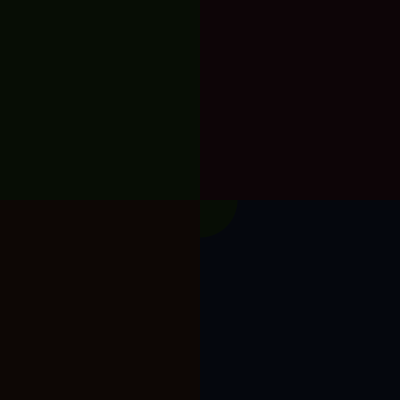
Frame 1 (no input)
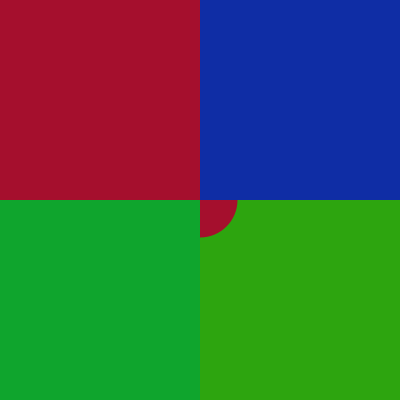
Frame 60 (the mouse pressed at the canvas centre just before this capture)
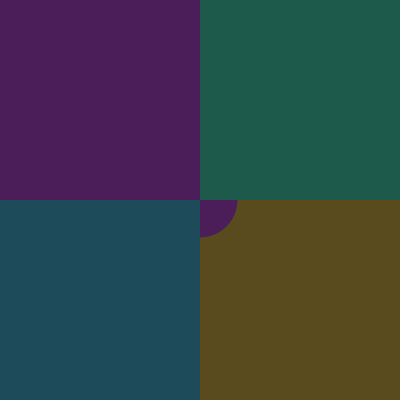
Frame 120 (the mouse held since frame 60 and released just before this capture)

The Processing sketch that drew these frames (run headless with seeded random() and noise(); from frame 60 on, the mouse is pressed at the canvas centre):

// Processing sketch: BackgroundcycledrawDancefloor
// ── BackgroundcycledrawDancefloor.pde
int colour1=0;
int colour2=0;
int colour3=0;

void setup(){
  size(400,400);
  frameRate(24);
  noStroke();
  
}
void draw(){
  colour1+=5;
  colour2+=7;
  colour3+=13;
  if(colour1>255){
    colour1-=255;
  }
  if(colour2>255){
    colour2-=255;
  }
  if(colour3>255){
    colour3-=255;
  }
  background(colour1,colour2,colour3);
  fill(colour2,colour3,colour1);
  rect(0,0,200,200);
  circle(200,200,75);
  fill(colour3,colour1,colour2);
  rect(200,0,200,200);
  fill(colour3,colour2,colour1);
  rect(0,200,200,200);
}
